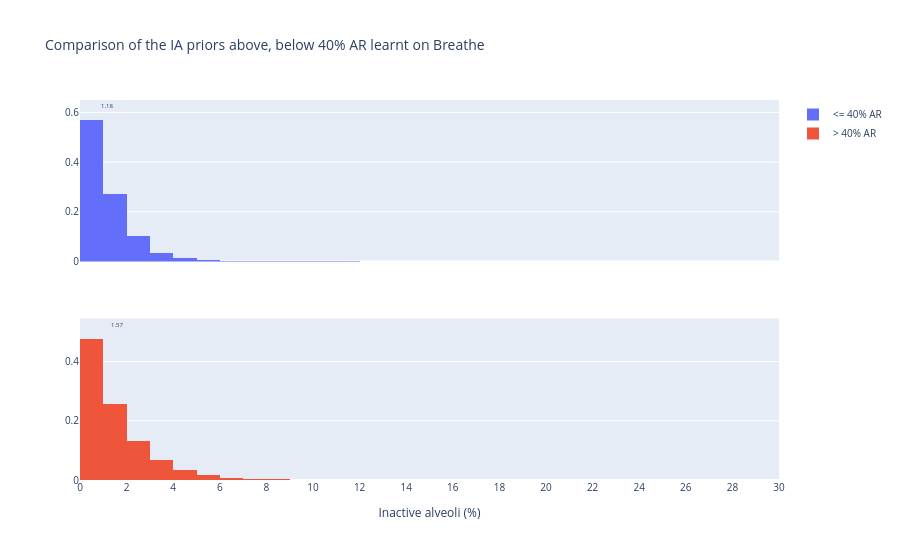

Notebook cell for this chart:
### Code cell
title = f"Comparison of the IA priors above, below {ar_threshold}% AR learnt on Breathe"

fig = make_subplots(rows=2, cols=1, shared_xaxes=True)
ih.plot_histogram(fig, IA, ia_dist_low_ar, IA.a, IA.b, 1, 1, False)
# name trace to breathe data
fig.data[0].name = f"<= {ar_threshold}% AR"
ih.plot_histogram(fig, IA, ia_dist_high_ar, IA.a, IA.b, 2, 1)
fig.data[1].name = f"> {ar_threshold}% AR"
fig.update_layout(showlegend=True, font=dict(size=10), title=title)
# fig.write_image(dh.get_path_to_main() + f"PlotsCrossStudies/{title}.pdf")
fig.show()

### Figure 1 — Plotly figure (JSON) as saved in the notebook; plotly's stock layout.template omitted (floating-point values rounded to 4 significant figures)
{"data": [{"histfunc": "sum", "name": "<= 40% AR", "type": "histogram", "x": [0, 1, 2, 3, 4, 5, 6, 7, 8, 9, 10, 11, 12, 13, 14, 15, 16, 17, 18, 19, 20, 21, 22, 23, 24, 25, 26, 27, 28, 29], "xaxis": "x", "xbins": {"end": 30, "size": 1, "start": 0}, "y": [0.5688, 0.273, 0.1022, 0.03548, 0.01269, 0.004582, 0.001711, 0.0007436, 0.000374, 0.0002115, 0.0001266, 5.646e-05, 1.387e-05, 1.556e-06, 7.356e-08, 4.044e-09, 5.294e-11, 0, 0, 0, 0, 0, 0, 0, 0, 0, 0, 0, 0, 0], "yaxis": "y"}, {"histfunc": "sum", "name": "> 40% AR", "type": "histogram", "x": [0, 1, 2, 3, 4, 5, 6, 7, 8, 9, 10, 11, 12, 13, 14, 15, 16, 17, 18, 19, 20, 21, 22, 23, 24, 25, 26, 27, 28, 29], "xaxis": "x2", "xbins": {"end": 30, "size": 1, "start": 0}, "y": [0.4774, 0.2554, 0.1331, 0.06699, 0.03276, 0.01635, 0.008427, 0.004361, 0.002176, 0.001043, 0.0005494, 0.0003681, 0.0002874, 0.0002242, 0.0001666, 0.0001192, 0.0001018, 8.69e-05, 4.939e-05, 2.604e-05, 3.68e-05, 4.744e-05, 3.066e-05, 9.064e-06, 1.143e-06, 6.24e-08, 1.343e-09, 4.034e-12, 0, 0], "yaxis": "y2"}], "layout": {"annotations": [{"font": {"size": 6}, "showarrow": false, "text": "1.18", "x": 1.18, "xref": "x", "y": 0.6257, "yref": "y"}, {"font": {"size": 6}, "showarrow": false, "text": "1.57", "x": 1.57, "xref": "x2", "y": 0.5251, "yref": "y2"}], "font": {"size": 10}, "showlegend": true, "title": {"text": "Comparison of the IA priors above, below 40% AR learnt on Breathe"}, "xaxis": {"anchor": "y", "domain": [0, 1], "matches": "x2", "nticks": 20, "range": [0, 30], "showticklabels": false, "title": {}}, "xaxis2": {"anchor": "y2", "domain": [0, 1], "nticks": 20, "range": [0, 30], "title": {"text": "Inactive alveoli (%)"}}, "yaxis": {"anchor": "x", "domain": [0.575, 1]}, "yaxis2": {"anchor": "x2", "domain": [0, 0.425]}}}
